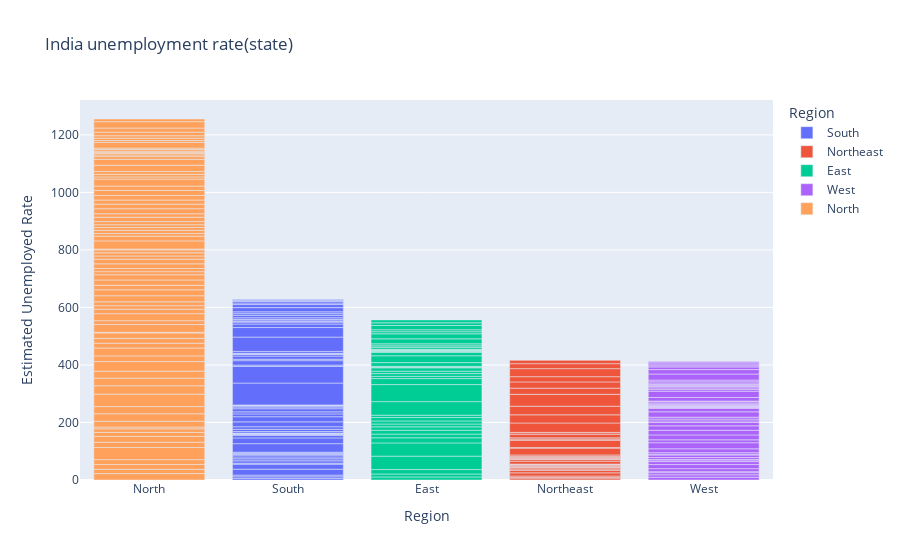

Write notebook code for a chart like this one.
### Code cell
fig=px.bar(data,x='Region',y='Estimated Unemployed Rate',title='India unemployment rate(state)',template='plotly',color='Region')
fig.update_layout(xaxis={'categoryorder':'total descending'})
fig.show()

### Figure 1 — Plotly figure (JSON) as saved in the notebook; plotly's stock layout.template omitted (floating-point values rounded to 4 significant figures)
{"data": [{"alignmentgroup": "True", "hovertemplate": "Region=%{x}<br>Estimated Unemployed Rate=%{y}<extra></extra>", "legendgroup": "South", "marker": {"color": "#636efa", "pattern": {"shape": ""}}, "name": "South", "offsetgroup": "South", "orientation": "v", "showlegend": true, "textposition": "auto", "type": "bar", "x": ["South", "South", "South", "South", "South", "South", "South", "South", "South", "South", "South", "South", "South", "South", "South", "South", "South", "South", "South", "South", "South", "South", "South", "South", "South", "South", "South", "South", "South", "South", "South", "South", "South", "South", "South", "South", "South", "South", "South", "South", "South", "South", "South", "South", "South", "South", "South", "South", "South", "South", "South", "South", "South", "South", "South", "South", "South", "South", "South", "South"], "xaxis": "x", "y": [5.48, 5.83, 5.79, 20.51, 17.43, 3.31, 8.34, 6.96, 6.4, 6.59, 2.86, 3.61, 3.46, 29.84, 19.97, 8.44, 4.01, 0.5, 2.41, 1.58, 5.31, 7.6, 8.99, 16.99, 17.88, 9.71, 7.09, 10.98, 5.91, 3.88, 0.58, 1.76, 1.2, 75.85, 58.19, 4.24, 15.47, 5.05, 10.9, 6.18, 1.57, 2.09, 6.4, 49.83, 33.16, 12.2, 6.81, 2.65, 5, 2.16, 5.49, 8.29, 5.77, 6.25, 14.7, 10.55, 5.36, 5.79, 3.27, 2.86], "yaxis": "y"}, {"alignmentgroup": "True", "hovertemplate": "Region=%{x}<br>Estimated Unemployed Rate=%{y}<extra></extra>", "legendgroup": "Northeast", "marker": {"color": "#EF553B", "pattern": {"shape": ""}}, "name": "Northeast", "offsetgroup": "Northeast", "orientation": "v", "showlegend": true, "textposition": "auto", "type": "bar", "x": ["Northeast", "Northeast", "Northeast", "Northeast", "Northeast", "Northeast", "Northeast", "Northeast", "Northeast", "Northeast", "Northeast", "Northeast", "Northeast", "Northeast", "Northeast", "Northeast", "Northeast", "Northeast", "Northeast", "Northeast", "Northeast", "Northeast", "Northeast", "Northeast", "Northeast", "Northeast", "Northeast", "Northeast", "Northeast", "Northeast", "Northeast", "Northeast", "Northeast", "Northeast", "Northeast", "Northeast", "Northeast", "Northeast"], "xaxis": "x", "y": [4.66, 4.41, 4.77, 11.06, 9.55, 0.6, 3.77, 5.53, 1.19, 3.02, 1.66, 3.59, 1.58, 10.03, 5.92, 1.15, 2.1, 3.74, 4.29, 4.6, 23.57, 2.28, 24.51, 4.46, 4.45, 12.49, 5.7, 0.88, 32.67, 28.4, 29.95, 41.23, 21.51, 21.71, 18.24, 27.92, 17.35, 11.57], "yaxis": "y"}, {"alignmentgroup": "True", "hovertemplate": "Region=%{x}<br>Estimated Unemployed Rate=%{y}<extra></extra>", "legendgroup": "East", "marker": {"color": "#00cc96", "pattern": {"shape": ""}}, "name": "East", "offsetgroup": "East", "orientation": "v", "showlegend": true, "textposition": "auto", "type": "bar", "x": ["East", "East", "East", "East", "East", "East", "East", "East", "East", "East", "East", "East", "East", "East", "East", "East", "East", "East", "East", "East", "East", "East", "East", "East", "East", "East", "East", "East", "East", "East", "East", "East", "East", "East", "East", "East", "East", "East", "East", "East"], "xaxis": "x", "y": [10.61, 10.29, 15.43, 46.64, 45.96, 17.82, 12.79, 13.44, 11.91, 9.82, 10.61, 11.85, 8.23, 47.09, 59.23, 20.95, 7.63, 9.76, 8.24, 11.8, 1.9, 3.12, 13.08, 23.76, 11.41, 3.77, 1.88, 1.42, 2.1, 2.18, 6.94, 4.92, 6.92, 17.41, 17.41, 7.29, 6.83, 14.87, 9.35, 9.98], "yaxis": "y"}, {"alignmentgroup": "True", "hovertemplate": "Region=%{x}<br>Estimated Unemployed Rate=%{y}<extra></extra>", "legendgroup": "West", "marker": {"color": "#ab63fa", "pattern": {"shape": ""}}, "name": "West", "offsetgroup": "West", "orientation": "v", "showlegend": true, "textposition": "auto", "type": "bar", "x": ["West", "West", "West", "West", "West", "West", "West", "West", "West", "West", "West", "West", "West", "West", "West", "West", "West", "West", "West", "West", "West", "West", "West", "West", "West", "West", "West", "West", "West", "West", "West", "West", "West", "West", "West", "West", "West", "West", "West", "West", "West", "West", "West", "West", "West", "West", "West", "West", "West", "West"], "xaxis": "x", "y": [9.65, 8.38, 7.54, 3.41, 10.5, 14.23, 10.27, 5.63, 1.96, 6.62, 8.89, 2.81, 5.25, 13.31, 21.25, 9.96, 17.07, 16.21, 15.38, 11.54, 5.54, 6.38, 6.66, 18.71, 12.11, 3.2, 1.84, 1.87, 3.42, 4.03, 4.11, 4.57, 2.22, 12.36, 21.98, 6.48, 5.08, 4.7, 3.91, 3.13, 4.95, 4.69, 5.79, 20.9, 15.46, 9.23, 3.89, 6.23, 4.55, 4.1], "yaxis": "y"}, {"alignmentgroup": "True", "hovertemplate": "Region=%{x}<br>Estimated Unemployed Rate=%{y}<extra></extra>", "legendgroup": "North", "marker": {"color": "#FFA15A", "pattern": {"shape": ""}}, "name": "North", "offsetgroup": "North", "orientation": "v", "showlegend": true, "textposition": "auto", "type": "bar", "x": ["North", "North", "North", "North", "North", "North", "North", "North", "North", "North", "North", "North", "North", "North", "North", "North", "North", "North", "North", "North", "North", "North", "North", "North", "North", "North", "North", "North", "North", "North", "North", "North", "North", "North", "North", "North", "North", "North", "North", "North", "North", "North", "North", "North", "North", "North", "North", "North", "North", "North", "North", "North", "North", "North", "North", "North", "North", "North", "North", "North", "North", "North", "North", "North", "North", "North", "North", "North", "North", "North", "North", "North", "North", "North", "North", "North", "North", "North", "North"], "xaxis": "x", "y": [22.23, 14.84, 17.04, 16.68, 42.27, 18.19, 20.3, 13.79, 12.53, 6.27, 20.34, 25.77, 25.05, 43.22, 29.02, 26.7, 24.18, 33.5, 19.68, 27.31, 16.83, 16.84, 18.76, 2.2, 26.95, 13.47, 24.31, 15.79, 12.04, 13.46, 21.08, 20.78, 15.5, 18.74, 17.92, 10.88, 11.09, 16.17, 16.14, 11.11, 10.97, 10.32, 2.86, 28.33, 16.55, 9.19, 10.99, 9.61, 9.88, 10.97, 15.16, 11.9, 17.7, 15.74, 14.39, 15.81, 17.51, 15.35, 24.15, 7.58, 8.98, 10.11, 21.54, 20.41, 9.47, 5.56, 5.79, 4.18, 3.75, 5.49, 4.99, 19.85, 6.48, 8.01, 8.61, 12.38, 14.26, 22.26, 9.23], "yaxis": "y"}], "layout": {"barmode": "relative", "legend": {"title": {"text": "Region"}, "tracegroupgap": 0}, "title": {"text": "India unemployment rate(state)"}, "xaxis": {"anchor": "y", "categoryarray": ["South", "Northeast", "East", "West", "North"], "categoryorder": "total descending", "domain": [0, 1], "title": {"text": "Region"}}, "yaxis": {"anchor": "x", "domain": [0, 1], "title": {"text": "Estimated Unemployed Rate"}}}}
